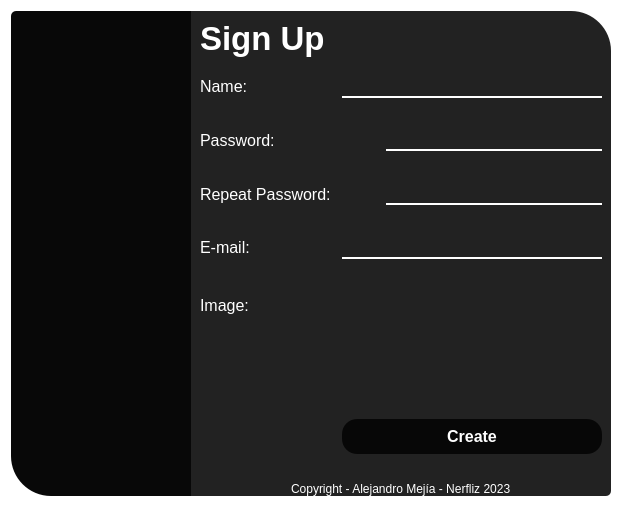
<?xml version="1.0" encoding="UTF-8"?>
<ui version="4.0">
 <class>SignUp</class>
 <widget class="QDialog" name="SignUp">
  <property name="geometry">
   <rect>
    <x>0</x>
    <y>0</y>
    <width>622</width>
    <height>507</height>
   </rect>
  </property>
  <property name="windowTitle">
   <string>Sign Up</string>
  </property>
  <property name="windowIcon">
   <iconset>
    <normaloff>../images/Nerfliz_logo.png</normaloff>../images/Nerfliz_logo.png</iconset>
  </property>
  <property name="styleSheet">
   <string notr="true">#frm_principal{
	
background-color: rgba(20, 20, 20,240);
border-top-right-radius:40px;
border-bottom-right-radius:5px;
}

*{
color:white;
background:transparent;
border:none;
}

#btn_create{
	background-color: rgba(0,0, 0,200);
border-radius:15px;
padding:8px;
}

#btn_create:hover{
	background-color: rgba(45,45,45,200);
}


#frm_image{
border-bottom-left-radius:40px;
border-top-left-radius:5px;
	background-color: rgb(8, 8, 8);
}

QLineEdit{
border-bottom:2px solid white;
}</string>
  </property>
  <layout class="QHBoxLayout" name="horizontalLayout" stretch="1,0">
   <property name="spacing">
    <number>0</number>
   </property>
   <item>
    <widget class="QFrame" name="frm_image">
     <property name="maximumSize">
      <size>
       <width>180</width>
       <height>16777215</height>
      </size>
     </property>
     <property name="frameShape">
      <enum>QFrame::StyledPanel</enum>
     </property>
     <property name="frameShadow">
      <enum>QFrame::Raised</enum>
     </property>
     <layout class="QVBoxLayout" name="verticalLayout">
      <property name="spacing">
       <number>0</number>
      </property>
      <property name="leftMargin">
       <number>0</number>
      </property>
      <property name="topMargin">
       <number>0</number>
      </property>
      <property name="rightMargin">
       <number>0</number>
      </property>
      <property name="bottomMargin">
       <number>0</number>
      </property>
      <item alignment="Qt::AlignHCenter">
       <widget class="QLabel" name="lbl_image">
        <property name="maximumSize">
         <size>
          <width>170</width>
          <height>70</height>
         </size>
        </property>
        <property name="text">
         <string/>
        </property>
        <property name="pixmap">
         <pixmap>../images/logo_nerfliz_tipo.png</pixmap>
        </property>
        <property name="scaledContents">
         <bool>true</bool>
        </property>
       </widget>
      </item>
     </layout>
    </widget>
   </item>
   <item>
    <widget class="QFrame" name="frm_principal">
     <property name="frameShape">
      <enum>QFrame::StyledPanel</enum>
     </property>
     <property name="frameShadow">
      <enum>QFrame::Raised</enum>
     </property>
     <layout class="QVBoxLayout" name="verticalLayout_2">
      <property name="spacing">
       <number>0</number>
      </property>
      <property name="leftMargin">
       <number>0</number>
      </property>
      <property name="topMargin">
       <number>0</number>
      </property>
      <property name="rightMargin">
       <number>0</number>
      </property>
      <property name="bottomMargin">
       <number>0</number>
      </property>
      <item>
       <widget class="QFrame" name="frm_sign_up_text">
        <property name="frameShape">
         <enum>QFrame::StyledPanel</enum>
        </property>
        <property name="frameShadow">
         <enum>QFrame::Raised</enum>
        </property>
        <layout class="QHBoxLayout" name="horizontalLayout_6">
         <item alignment="Qt::AlignLeft">
          <widget class="QLabel" name="lbl_sign_up">
           <property name="font">
            <font>
             <pointsize>25</pointsize>
             <bold>true</bold>
            </font>
           </property>
           <property name="text">
            <string>Sign Up</string>
           </property>
          </widget>
         </item>
         <item alignment="Qt::AlignRight">
          <widget class="QPushButton" name="btn_close_signup">
           <property name="minimumSize">
            <size>
             <width>24</width>
             <height>24</height>
            </size>
           </property>
           <property name="maximumSize">
            <size>
             <width>24</width>
             <height>24</height>
            </size>
           </property>
           <property name="cursor">
            <cursorShape>PointingHandCursor</cursorShape>
           </property>
           <property name="text">
            <string/>
           </property>
           <property name="icon">
            <iconset>
             <normaloff>../images/x.svg</normaloff>../images/x.svg</iconset>
           </property>
           <property name="iconSize">
            <size>
             <width>24</width>
             <height>24</height>
            </size>
           </property>
          </widget>
         </item>
        </layout>
       </widget>
      </item>
      <item>
       <widget class="QFrame" name="frm_register">
        <property name="sizePolicy">
         <sizepolicy hsizetype="Preferred" vsizetype="Expanding">
          <horstretch>0</horstretch>
          <verstretch>0</verstretch>
         </sizepolicy>
        </property>
        <property name="frameShape">
         <enum>QFrame::StyledPanel</enum>
        </property>
        <property name="frameShadow">
         <enum>QFrame::Raised</enum>
        </property>
        <layout class="QFormLayout" name="formLayout">
         <property name="verticalSpacing">
          <number>30</number>
         </property>
         <property name="leftMargin">
          <number>9</number>
         </property>
         <item row="0" column="0">
          <widget class="QLabel" name="lbl_name_register">
           <property name="font">
            <font>
             <pointsize>12</pointsize>
            </font>
           </property>
           <property name="text">
            <string>Name:</string>
           </property>
          </widget>
         </item>
         <item row="0" column="1">
          <widget class="QLineEdit" name="txt_name_register">
           <property name="font">
            <font>
             <pointsize>12</pointsize>
            </font>
           </property>
           <property name="styleSheet">
            <string notr="true"/>
           </property>
           <property name="maxLength">
            <number>10</number>
           </property>
          </widget>
         </item>
         <item row="1" column="0">
          <widget class="QLabel" name="lbl_password_register">
           <property name="font">
            <font>
             <pointsize>12</pointsize>
            </font>
           </property>
           <property name="text">
            <string>Password: </string>
           </property>
          </widget>
         </item>
         <item row="1" column="1">
          <layout class="QHBoxLayout" name="lay_hor_password">
           <property name="spacing">
            <number>20</number>
           </property>
           <item>
            <widget class="QPushButton" name="btn_see_password_register">
             <property name="minimumSize">
              <size>
               <width>24</width>
               <height>24</height>
              </size>
             </property>
             <property name="maximumSize">
              <size>
               <width>24</width>
               <height>24</height>
              </size>
             </property>
             <property name="cursor">
              <cursorShape>PointingHandCursor</cursorShape>
             </property>
             <property name="text">
              <string/>
             </property>
             <property name="icon">
              <iconset>
               <normaloff>../images/eye.svg</normaloff>../images/eye.svg</iconset>
             </property>
             <property name="iconSize">
              <size>
               <width>24</width>
               <height>24</height>
              </size>
             </property>
            </widget>
           </item>
           <item>
            <widget class="QLineEdit" name="txt_password_register">
             <property name="font">
              <font>
               <pointsize>12</pointsize>
              </font>
             </property>
             <property name="maxLength">
              <number>20</number>
             </property>
             <property name="echoMode">
              <enum>QLineEdit::Password</enum>
             </property>
             <property name="alignment">
              <set>Qt::AlignCenter</set>
             </property>
            </widget>
           </item>
          </layout>
         </item>
         <item row="2" column="0">
          <widget class="QLabel" name="lbl_repeat_password_register">
           <property name="font">
            <font>
             <pointsize>12</pointsize>
            </font>
           </property>
           <property name="text">
            <string>Repeat Password: </string>
           </property>
          </widget>
         </item>
         <item row="2" column="1">
          <layout class="QHBoxLayout" name="lay_hor_repeat_password">
           <property name="spacing">
            <number>20</number>
           </property>
           <item>
            <widget class="QPushButton" name="btn_see_password_register_2">
             <property name="minimumSize">
              <size>
               <width>24</width>
               <height>24</height>
              </size>
             </property>
             <property name="maximumSize">
              <size>
               <width>24</width>
               <height>24</height>
              </size>
             </property>
             <property name="cursor">
              <cursorShape>PointingHandCursor</cursorShape>
             </property>
             <property name="text">
              <string/>
             </property>
             <property name="icon">
              <iconset>
               <normaloff>../images/eye.svg</normaloff>../images/eye.svg</iconset>
             </property>
             <property name="iconSize">
              <size>
               <width>24</width>
               <height>24</height>
              </size>
             </property>
            </widget>
           </item>
           <item>
            <widget class="QLineEdit" name="txt_repeat_password_register">
             <property name="font">
              <font>
               <pointsize>12</pointsize>
              </font>
             </property>
             <property name="maxLength">
              <number>20</number>
             </property>
             <property name="echoMode">
              <enum>QLineEdit::Password</enum>
             </property>
             <property name="alignment">
              <set>Qt::AlignCenter</set>
             </property>
            </widget>
           </item>
          </layout>
         </item>
         <item row="3" column="0">
          <widget class="QLabel" name="lbl_email_register">
           <property name="font">
            <font>
             <pointsize>12</pointsize>
            </font>
           </property>
           <property name="text">
            <string>E-mail: </string>
           </property>
          </widget>
         </item>
         <item row="3" column="1">
          <widget class="QLineEdit" name="txt_email_register">
           <property name="font">
            <font>
             <pointsize>12</pointsize>
            </font>
           </property>
          </widget>
         </item>
         <item row="4" column="0">
          <widget class="QLabel" name="lbl_image_register">
           <property name="font">
            <font>
             <pointsize>12</pointsize>
            </font>
           </property>
           <property name="text">
            <string>Image: </string>
           </property>
          </widget>
         </item>
         <item row="4" column="1">
          <layout class="QHBoxLayout" name="lay_hor_image">
           <item alignment="Qt::AlignHCenter">
            <widget class="QPushButton" name="btn_image_register">
             <property name="minimumSize">
              <size>
               <width>100</width>
               <height>100</height>
              </size>
             </property>
             <property name="maximumSize">
              <size>
               <width>100</width>
               <height>100</height>
              </size>
             </property>
             <property name="cursor">
              <cursorShape>PointingHandCursor</cursorShape>
             </property>
             <property name="text">
              <string/>
             </property>
             <property name="icon">
              <iconset>
               <normaloff>../images/profile.png</normaloff>../images/profile.png</iconset>
             </property>
             <property name="iconSize">
              <size>
               <width>100</width>
               <height>100</height>
              </size>
             </property>
            </widget>
           </item>
          </layout>
         </item>
         <item row="5" column="1">
          <widget class="QPushButton" name="btn_create">
           <property name="font">
            <font>
             <pointsize>12</pointsize>
             <bold>true</bold>
            </font>
           </property>
           <property name="cursor">
            <cursorShape>PointingHandCursor</cursorShape>
           </property>
           <property name="text">
            <string>Create</string>
           </property>
          </widget>
         </item>
        </layout>
       </widget>
      </item>
      <item>
       <widget class="QFrame" name="frm_footer">
        <property name="frameShape">
         <enum>QFrame::StyledPanel</enum>
        </property>
        <property name="frameShadow">
         <enum>QFrame::Raised</enum>
        </property>
        <layout class="QHBoxLayout" name="horizontalLayout_2">
         <property name="spacing">
          <number>0</number>
         </property>
         <property name="leftMargin">
          <number>0</number>
         </property>
         <property name="topMargin">
          <number>0</number>
         </property>
         <property name="rightMargin">
          <number>0</number>
         </property>
         <property name="bottomMargin">
          <number>0</number>
         </property>
         <item alignment="Qt::AlignHCenter|Qt::AlignBottom">
          <widget class="QLabel" name="lbl_footer">
           <property name="text">
            <string>Copyright - Alejandro Mejía - Nerfliz 2023</string>
           </property>
          </widget>
         </item>
        </layout>
       </widget>
      </item>
     </layout>
    </widget>
   </item>
  </layout>
 </widget>
 <resources/>
 <connections/>
</ui>
